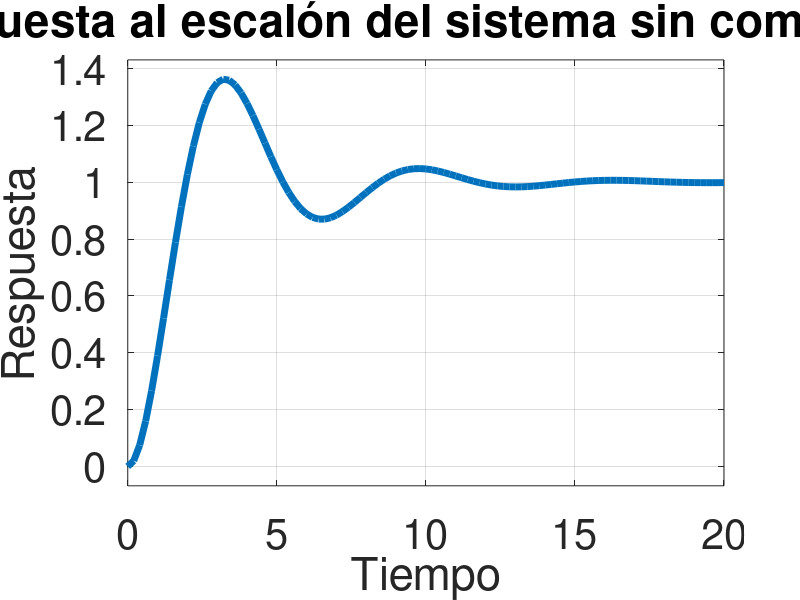
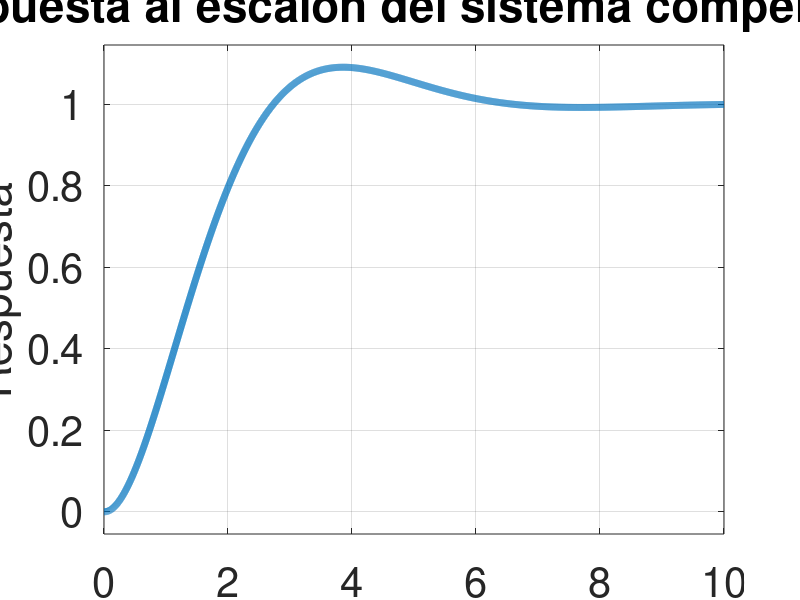
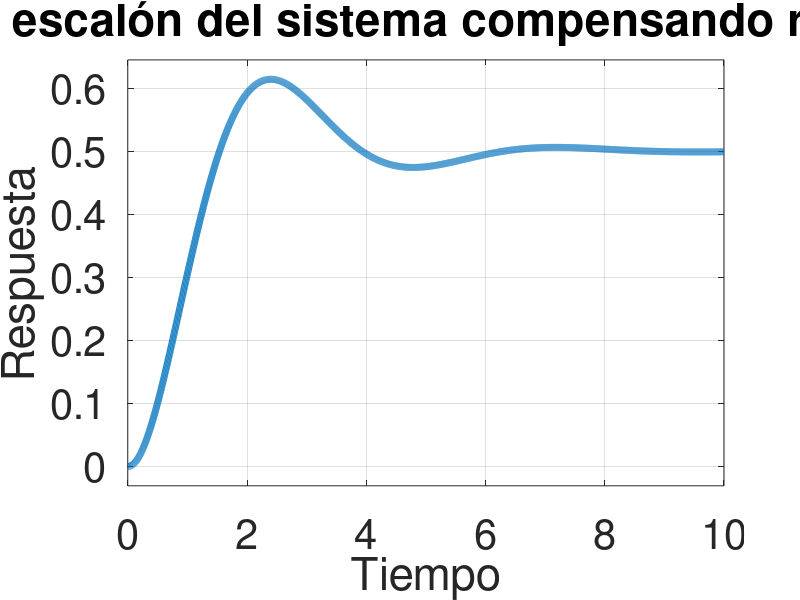

These charts were generated, in order, by the following MATLAB code: (Note: this script raises an error after producing the figures.)
clear

%% función de transferencia
s = tf('s');

f_num = [1.031];
f_den = [1 0.6247 1.0301];
f = tf(f_num, f_den);

%%

gs = ((407)*(s+0.916))/((s+1.27)*(s+2.69));
zpk(gs);
gs_ss = ss(gs);

%% 

gs1_num = [407, 372.8]; 
gs1_den = [1, 3.96, 3.416];
gs1 = tf(gs1_num, gs1_den);

[a, b, c, d] = tf2ss(gs1_num, gs1_den);

%% matriz de controlabilidad
OM = [c, c*a]';


%% matrices 

T = (105.69)/(s^3 + 101.2492*s^2 + 125.9769*s + 105.69);

%% graficas

step(f);

hold on; % Mantener la gráfica actual

% Ajustar el grosor de la línea
h = findobj(gca, 'Type', 'line'); % Obtener el objeto de línea
set(h, 'LineWidth', 5); % Grosor de la línea

% Ajustar el tamaño de las etiquetas
title('Respuesta al escalón del sistema sin compensar ', 'FontSize', 30); % Tamaño del título
xlabel('Tiempo', 'FontSize', 30); % Tamaño de la etiqueta del eje x
ylabel('Respuesta', 'FontSize', 30); % Tamaño de la etiqueta del eje y
set(gca, 'FontSize', 30); % Tamaño de las etiquetas del eje

figure;
f = feedback(f, 1);
step(f);

hold on; % Mantener la gráfica actual

% Ajustar el grosor de la línea
h = findobj(gca, 'Type', 'line'); % Obtener el objeto de línea
set(h, 'LineWidth', 5); % Grosor de la línea

% Ajustar el tamaño de las etiquetas
title('Respuesta del sistema no compensando retroalimentado', 'FontSize', 30); % Tamaño del título
xlabel('Tiempo', 'FontSize', 30); % Tamaño de la etiqueta del eje x
ylabel('Respuesta', 'FontSize', 30); % Tamaño de la etiqueta del eje y
set(gca, 'FontSize', 30); % Tamaño de las etiquetas del eje


%% compensado

step(T);

hold on; % Mantener la gráfica actual

% Ajustar el grosor de la línea
h = findobj(gca, 'Type', 'line'); % Obtener el objeto de línea
set(h, 'LineWidth', 5); % Grosor de la línea

% Ajustar el tamaño de las etiquetas
title('Respuesta al escalón del sistema compensado', 'FontSize', 30); % Tamaño del título
xlabel('Tiempo', 'FontSize', 30); % Tamaño de la etiqueta del eje x
ylabel('Respuesta', 'FontSize', 30); % Tamaño de la etiqueta del eje y
set(gca, 'FontSize', 30); % Tamaño de las etiquetas del eje


figure;
T = feedback(T, 1);
step(T);

hold on; % Mantener la gráfica actual

% Ajustar el grosor de la línea
h = findobj(gca, 'Type', 'line'); % Obtener el objeto de línea
set(h, 'LineWidth', 5); % Grosor de la línea

% Ajustar el tamaño de las etiquetas
title('Respuesta al escalón del sistema compensando retroalimentado', 'FontSize', 30); % Tamaño del título
xlabel('Tiempo', 'FontSize', 30); % Tamaño de la etiqueta del eje x
ylabel('Respuesta', 'FontSize', 30); % Tamaño de la etiqueta del eje y
set(gca, 'FontSize', 30); % Tamaño de las etiquetas del eje


%% informacion 

stepinfo(f)
ff = feedback(f, 1);
stepinfo(ff)

stepinfo(T)
Tf = feedback(T, 1);
stepinfo(Tf)

%% 
d = (s+4)/((s+1)*(s+2)*(s+5))
d = zpk(d)
ss(d)